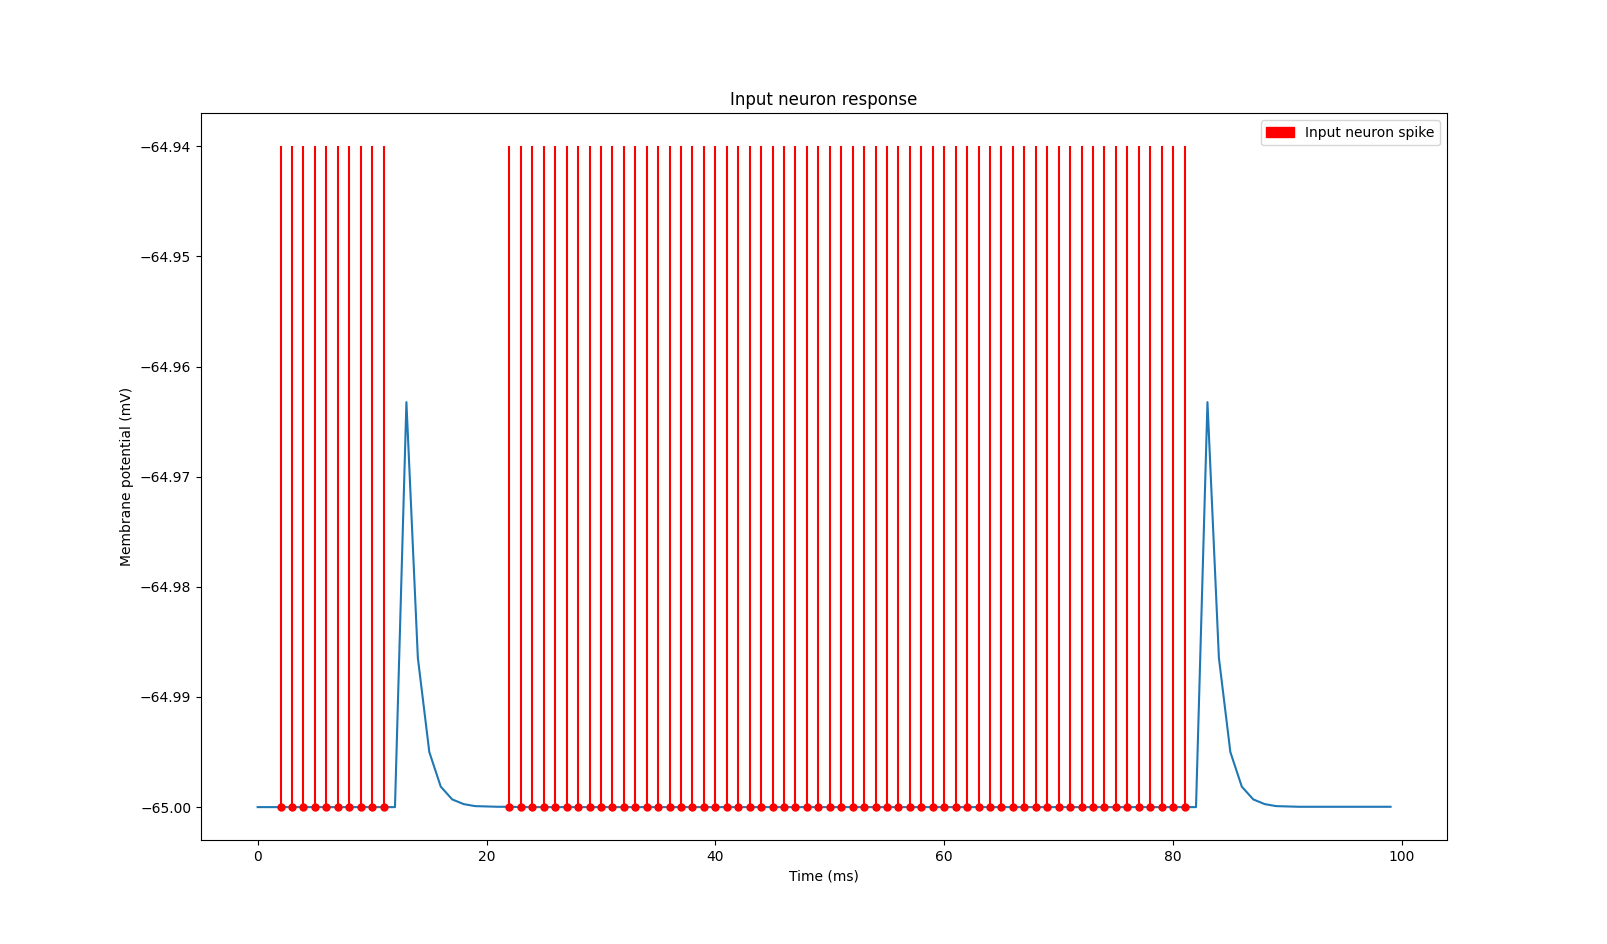

The script that drew this image:
import matplotlib.patches as mpatches
import matplotlib.pyplot as plt
import spynnaker8 as sim

from neural_logic_gates.neural_latch_sr import NeuralLatchSR
from neural_logic_gates.trace_functions import SpikeTrace

if __name__ == "__main__":
    # Simulator initialization and simulation params
    sim.setup(timestep=1.0)
    simtime = 100.0  # (ms)

    # Other parameters
    global_params = {"min_delay": 1.0}
    neuron_params = {"cm": 0.1, "tau_m": 0.1, "tau_refrac": 0.0, "tau_syn_E": 0.1, "tau_syn_I": 0.1,
                     "v_rest": -65.0, "v_reset": -65.0, "v_thresh": -64.91}

    # Network building
    set_times = [1.0, 21.0]
    reset_times = [11.0, 81.0]
    set_source = sim.Population(1, sim.SpikeSourceArray(spike_times=set_times))
    reset_source = sim.Population(1, sim.SpikeSourceArray(spike_times=reset_times))
    std_conn = sim.StaticSynapse(weight=1.0, delay=global_params["min_delay"])
    flip_flop = NeuralLatchSR(sim, global_params, neuron_params, std_conn)

    # Testing
    test = 1
    if test:
        flip_flop.connect_set(set_source)
        flip_flop.connect_reset(reset_source)

    # --- NO NEED TO TOUCH THIS PART OF THE CODE ---
    flip_flop.output_neuron.record(('spikes', 'v'))

    # Run simulation
    sim.run(simtime)

    # Data from the simulation
    out_spikes = flip_flop.output_neuron.get_data(variables=["spikes"]).segments[0].spiketrains
    out_voltage = flip_flop.output_neuron.get_data(variables=["v"]).segments[0].analogsignals[0]

    # End simulation
    sim.end()

    # Excel file creation
    trace = SpikeTrace("test_simple_flipflop_sr", simtime)

    trace.printSpikes(1, "Set signal", set_times, "#92D050")
    trace.printSpikes(2, "Reset times", reset_times, "#FF0000")
    trace.printSpikes(3, "FF output neuron", out_spikes[0], "#FFF2CC")

    trace.closeExcel()

    # Results
    print("Number of total neurons (Flip-flop): " + str(flip_flop.total_neurons) +
          "\nNumber of total input connections (Flip-flop): " + str(flip_flop.total_input_connections) +
          "\nNumber of total internal connections (Flip-flop): " + str(flip_flop.total_internal_connections) +
          "\nNumber of total output connections (Flip-flop): " + str(flip_flop.total_output_connections))

    print(out_spikes)

    plt.plot(out_voltage.times, out_voltage)
    plt.plot(out_spikes, [neuron_params["v_rest"]] * len(out_spikes), 'ro', markersize=5)
    plt.vlines(out_spikes, neuron_params["v_rest"], neuron_params["v_thresh"], colors="red")
    plt.title('Input neuron response')
    plt.xlabel('Time (ms)')
    plt.ylabel('Membrane potential (mV)')
    in_label = mpatches.Patch(color='red', label='Input neuron spike')
    plt.legend(handles=[in_label])

    plt.show()
